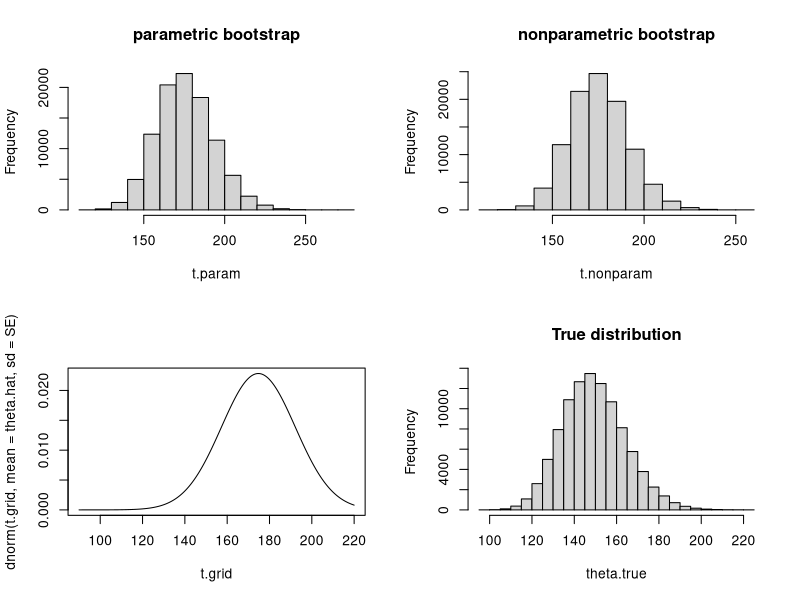

Write the R code that produced this figure.
par(mfrow=c(2,2))

n <- 100

X <- rnorm(n, mean=5, sd=1)

theta.hat <- exp(mean(X))

SE <- exp(mean(X))/sqrt(n)

#Delta method

sprintf("Delta Method")
sprintf("Lower bound is %s", theta.hat - 1.96 * SE)
sprintf("Upper bound is %s", theta.hat + 1.96 * SE)

#Bootstraps

B <- 100000

# Non-parametric bootstrap
t.nonparam <- c()

for(i in 1:B){
  x <- sample(X, n, replace = TRUE)
  t.nonparam <- append(t.nonparam, exp(mean(x)))
}


sprintf("Non-parametric bootstrap")
sprintf("Lower bound is %s", theta.hat - 1.96 * sd(t.nonparam))
sprintf("Upper bound is %s", theta.hat + 1.96 * sd(t.nonparam))
sprintf("Standard Error is %s", sd(t.nonparam))


#Parametric bootstrap

t.param <- c()

for(i in 1:B){
  x <- rnorm(n, mean = mean(X), sd=1)
  t.param <- append(t.param, exp(mean(x)))
}
sprintf("Parametric bootstrap")
sprintf("Lower bound is %s", theta.hat - 1.96 * sd(t.param))
sprintf("Upper bound is %s", theta.hat + 1.96 * sd(t.param))
sprintf("Standard Error is %s", sd(t.param))

#Histograms and plots

hist(t.param, main="parametric bootstrap")
hist(t.nonparam, main="nonparametric bootstrap")
t.grid <- seq(90,220, length=1000)
plot(t.grid, dnorm(t.grid, mean = theta.hat, sd = SE), type = "l")

#True distribution
theta.true <- c()
for(i in 1:B){
  x <- rnorm(n, mean = 5, sd=1)
  theta.true <- append(theta.true, exp(mean(x)))
}
hist(theta.true, main = "True distribution")
mean(theta.true)
sd(theta.true)

#Zhetessov Nur
